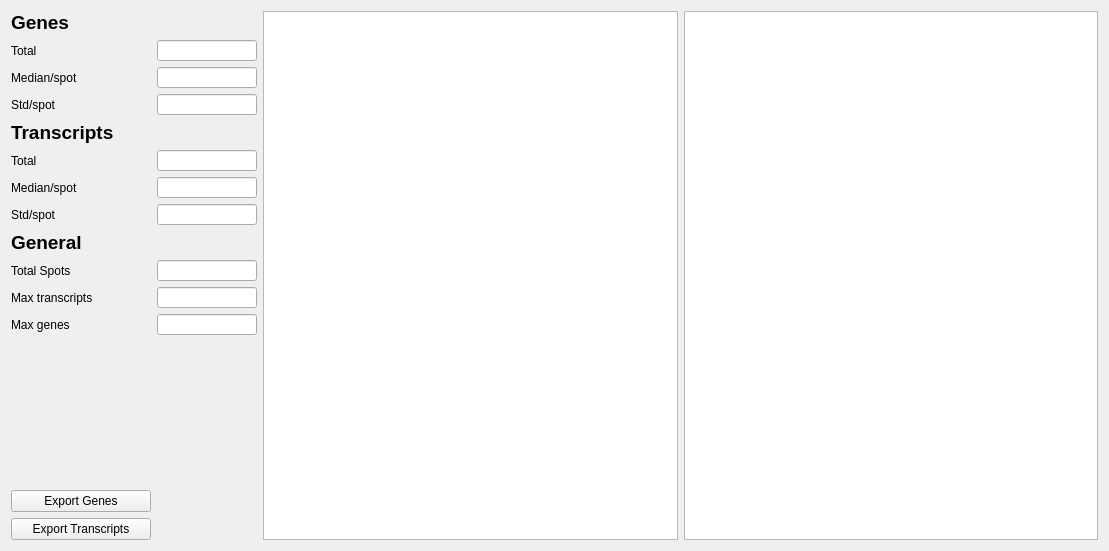
<?xml version="1.0" encoding="UTF-8"?>
<ui version="4.0">
 <class>analysisQC</class>
 <widget class="QWidget" name="analysisQC">
  <property name="geometry">
   <rect>
    <x>0</x>
    <y>0</y>
    <width>1109</width>
    <height>551</height>
   </rect>
  </property>
  <property name="maximumSize">
   <size>
    <width>1600</width>
    <height>1200</height>
   </size>
  </property>
  <property name="windowTitle">
   <string>QC Stats (all spots and genes)</string>
  </property>
  <property name="layoutDirection">
   <enum>Qt::LeftToRight</enum>
  </property>
  <property name="styleSheet">
   <string notr="true"/>
  </property>
  <layout class="QHBoxLayout" name="horizontalLayout_2">
   <item>
    <layout class="QGridLayout" name="gridLayout">
     <property name="sizeConstraint">
      <enum>QLayout::SetFixedSize</enum>
     </property>
     <item row="10" column="0">
      <widget class="QLabel" name="label_9">
       <property name="text">
        <string>Total Spots</string>
       </property>
      </widget>
     </item>
     <item row="7" column="1">
      <widget class="QLineEdit" name="medianTranscripts">
       <property name="minimumSize">
        <size>
         <width>100</width>
         <height>21</height>
        </size>
       </property>
       <property name="maximumSize">
        <size>
         <width>100</width>
         <height>21</height>
        </size>
       </property>
       <property name="mouseTracking">
        <bool>false</bool>
       </property>
       <property name="acceptDrops">
        <bool>false</bool>
       </property>
       <property name="toolTip">
        <string>The median of transcripts per spot</string>
       </property>
       <property name="statusTip">
        <string>The median of transcripts per spot</string>
       </property>
       <property name="text">
        <string/>
       </property>
       <property name="alignment">
        <set>Qt::AlignRight|Qt::AlignTrailing|Qt::AlignVCenter</set>
       </property>
       <property name="readOnly">
        <bool>true</bool>
       </property>
      </widget>
     </item>
     <item row="2" column="0">
      <widget class="QLabel" name="label_2">
       <property name="text">
        <string>Total</string>
       </property>
      </widget>
     </item>
     <item row="12" column="0">
      <widget class="QLabel" name="label_11">
       <property name="text">
        <string>Max genes</string>
       </property>
      </widget>
     </item>
     <item row="6" column="0">
      <widget class="QLabel" name="label_5">
       <property name="text">
        <string>Total</string>
       </property>
      </widget>
     </item>
     <item row="11" column="1">
      <widget class="QLineEdit" name="maxTranscripts">
       <property name="minimumSize">
        <size>
         <width>100</width>
         <height>21</height>
        </size>
       </property>
       <property name="maximumSize">
        <size>
         <width>100</width>
         <height>21</height>
        </size>
       </property>
       <property name="mouseTracking">
        <bool>false</bool>
       </property>
       <property name="acceptDrops">
        <bool>false</bool>
       </property>
       <property name="toolTip">
        <string>The maximum number of transcripts in a spot</string>
       </property>
       <property name="statusTip">
        <string>The maximum number of transcripts in a spot</string>
       </property>
       <property name="alignment">
        <set>Qt::AlignRight|Qt::AlignTrailing|Qt::AlignVCenter</set>
       </property>
       <property name="readOnly">
        <bool>true</bool>
       </property>
      </widget>
     </item>
     <item row="7" column="0">
      <widget class="QLabel" name="label_7">
       <property name="text">
        <string>Median/spot</string>
       </property>
      </widget>
     </item>
     <item row="3" column="1">
      <widget class="QLineEdit" name="medianGenes">
       <property name="minimumSize">
        <size>
         <width>100</width>
         <height>21</height>
        </size>
       </property>
       <property name="maximumSize">
        <size>
         <width>100</width>
         <height>21</height>
        </size>
       </property>
       <property name="mouseTracking">
        <bool>false</bool>
       </property>
       <property name="acceptDrops">
        <bool>false</bool>
       </property>
       <property name="toolTip">
        <string>The median os genes per spot</string>
       </property>
       <property name="statusTip">
        <string>The median os genes per spot</string>
       </property>
       <property name="alignment">
        <set>Qt::AlignRight|Qt::AlignTrailing|Qt::AlignVCenter</set>
       </property>
       <property name="readOnly">
        <bool>true</bool>
       </property>
      </widget>
     </item>
     <item row="10" column="1">
      <widget class="QLineEdit" name="totalSpots">
       <property name="minimumSize">
        <size>
         <width>100</width>
         <height>21</height>
        </size>
       </property>
       <property name="maximumSize">
        <size>
         <width>100</width>
         <height>21</height>
        </size>
       </property>
       <property name="mouseTracking">
        <bool>false</bool>
       </property>
       <property name="acceptDrops">
        <bool>false</bool>
       </property>
       <property name="toolTip">
        <string>The total number of spots</string>
       </property>
       <property name="statusTip">
        <string>The total number of spots</string>
       </property>
       <property name="alignment">
        <set>Qt::AlignRight|Qt::AlignTrailing|Qt::AlignVCenter</set>
       </property>
       <property name="readOnly">
        <bool>true</bool>
       </property>
      </widget>
     </item>
     <item row="5" column="0">
      <widget class="QLabel" name="label_8">
       <property name="font">
        <font>
         <pointsize>14</pointsize>
         <weight>75</weight>
         <bold>true</bold>
        </font>
       </property>
       <property name="text">
        <string>Transcripts</string>
       </property>
      </widget>
     </item>
     <item row="2" column="1">
      <widget class="QLineEdit" name="totalGenes">
       <property name="minimumSize">
        <size>
         <width>100</width>
         <height>21</height>
        </size>
       </property>
       <property name="maximumSize">
        <size>
         <width>100</width>
         <height>21</height>
        </size>
       </property>
       <property name="mouseTracking">
        <bool>false</bool>
       </property>
       <property name="acceptDrops">
        <bool>false</bool>
       </property>
       <property name="toolTip">
        <string>The total number of genes</string>
       </property>
       <property name="statusTip">
        <string>The total number of genes</string>
       </property>
       <property name="alignment">
        <set>Qt::AlignRight|Qt::AlignTrailing|Qt::AlignVCenter</set>
       </property>
       <property name="readOnly">
        <bool>true</bool>
       </property>
      </widget>
     </item>
     <item row="4" column="0">
      <widget class="QLabel" name="label_4">
       <property name="text">
        <string>Std/spot</string>
       </property>
      </widget>
     </item>
     <item row="8" column="0">
      <widget class="QLabel" name="label_6">
       <property name="text">
        <string>Std/spot</string>
       </property>
      </widget>
     </item>
     <item row="11" column="0">
      <widget class="QLabel" name="label_10">
       <property name="text">
        <string>Max transcripts</string>
       </property>
      </widget>
     </item>
     <item row="4" column="1">
      <widget class="QLineEdit" name="stdGenes">
       <property name="minimumSize">
        <size>
         <width>100</width>
         <height>21</height>
        </size>
       </property>
       <property name="maximumSize">
        <size>
         <width>100</width>
         <height>21</height>
        </size>
       </property>
       <property name="mouseTracking">
        <bool>false</bool>
       </property>
       <property name="acceptDrops">
        <bool>false</bool>
       </property>
       <property name="toolTip">
        <string>The standard deviation os genes per spot</string>
       </property>
       <property name="alignment">
        <set>Qt::AlignRight|Qt::AlignTrailing|Qt::AlignVCenter</set>
       </property>
       <property name="readOnly">
        <bool>true</bool>
       </property>
      </widget>
     </item>
     <item row="6" column="1">
      <widget class="QLineEdit" name="totalTranscripts">
       <property name="sizePolicy">
        <sizepolicy hsizetype="Expanding" vsizetype="Fixed">
         <horstretch>75</horstretch>
         <verstretch>21</verstretch>
        </sizepolicy>
       </property>
       <property name="minimumSize">
        <size>
         <width>100</width>
         <height>21</height>
        </size>
       </property>
       <property name="maximumSize">
        <size>
         <width>100</width>
         <height>21</height>
        </size>
       </property>
       <property name="mouseTracking">
        <bool>false</bool>
       </property>
       <property name="acceptDrops">
        <bool>false</bool>
       </property>
       <property name="toolTip">
        <string>The total number of transcripts</string>
       </property>
       <property name="statusTip">
        <string>The total number of transcripts</string>
       </property>
       <property name="text">
        <string/>
       </property>
       <property name="alignment">
        <set>Qt::AlignRight|Qt::AlignTrailing|Qt::AlignVCenter</set>
       </property>
       <property name="readOnly">
        <bool>true</bool>
       </property>
      </widget>
     </item>
     <item row="3" column="0">
      <widget class="QLabel" name="label_3">
       <property name="text">
        <string>Median/spot</string>
       </property>
      </widget>
     </item>
     <item row="8" column="1">
      <widget class="QLineEdit" name="stdTranscripts">
       <property name="minimumSize">
        <size>
         <width>100</width>
         <height>21</height>
        </size>
       </property>
       <property name="maximumSize">
        <size>
         <width>100</width>
         <height>21</height>
        </size>
       </property>
       <property name="toolTip">
        <string>The standard deviation of transcripts per spot</string>
       </property>
       <property name="statusTip">
        <string>The standard deviation of transcripts per spot</string>
       </property>
       <property name="text">
        <string/>
       </property>
       <property name="alignment">
        <set>Qt::AlignRight|Qt::AlignTrailing|Qt::AlignVCenter</set>
       </property>
       <property name="readOnly">
        <bool>true</bool>
       </property>
      </widget>
     </item>
     <item row="9" column="0">
      <widget class="QLabel" name="label_12">
       <property name="font">
        <font>
         <pointsize>14</pointsize>
         <weight>75</weight>
         <bold>true</bold>
        </font>
       </property>
       <property name="text">
        <string>General</string>
       </property>
      </widget>
     </item>
     <item row="12" column="1">
      <widget class="QLineEdit" name="maxGenes">
       <property name="minimumSize">
        <size>
         <width>100</width>
         <height>21</height>
        </size>
       </property>
       <property name="maximumSize">
        <size>
         <width>100</width>
         <height>21</height>
        </size>
       </property>
       <property name="mouseTracking">
        <bool>false</bool>
       </property>
       <property name="acceptDrops">
        <bool>false</bool>
       </property>
       <property name="toolTip">
        <string>The maximum number of genes in a spot</string>
       </property>
       <property name="statusTip">
        <string>The maximum number of genes in a spot</string>
       </property>
       <property name="alignment">
        <set>Qt::AlignRight|Qt::AlignTrailing|Qt::AlignVCenter</set>
       </property>
       <property name="readOnly">
        <bool>true</bool>
       </property>
      </widget>
     </item>
     <item row="14" column="0">
      <widget class="QPushButton" name="exportGenes">
       <property name="minimumSize">
        <size>
         <width>140</width>
         <height>0</height>
        </size>
       </property>
       <property name="maximumSize">
        <size>
         <width>140</width>
         <height>16777215</height>
        </size>
       </property>
       <property name="cursor">
        <cursorShape>PointingHandCursor</cursorShape>
       </property>
       <property name="toolTip">
        <string>Eport the genes' histogram to a file</string>
       </property>
       <property name="statusTip">
        <string>Eport the genes' histogram to a file</string>
       </property>
       <property name="text">
        <string>Export Genes</string>
       </property>
      </widget>
     </item>
     <item row="15" column="0">
      <widget class="QPushButton" name="exportTranscripts">
       <property name="minimumSize">
        <size>
         <width>140</width>
         <height>0</height>
        </size>
       </property>
       <property name="maximumSize">
        <size>
         <width>140</width>
         <height>16777215</height>
        </size>
       </property>
       <property name="cursor">
        <cursorShape>PointingHandCursor</cursorShape>
       </property>
       <property name="toolTip">
        <string>Eport the transcripts' histogram to a file</string>
       </property>
       <property name="statusTip">
        <string>Eport the transcritps' histogram to a file</string>
       </property>
       <property name="text">
        <string>Export Transcripts</string>
       </property>
      </widget>
     </item>
     <item row="1" column="0">
      <widget class="QLabel" name="label">
       <property name="font">
        <font>
         <pointsize>14</pointsize>
         <weight>75</weight>
         <bold>true</bold>
        </font>
       </property>
       <property name="text">
        <string>Genes</string>
       </property>
      </widget>
     </item>
     <item row="13" column="0">
      <spacer name="verticalSpacer">
       <property name="orientation">
        <enum>Qt::Vertical</enum>
       </property>
       <property name="sizeHint" stdset="0">
        <size>
         <width>20</width>
         <height>40</height>
        </size>
       </property>
      </spacer>
     </item>
    </layout>
   </item>
   <item>
    <layout class="QHBoxLayout" name="horizontalLayout">
     <property name="sizeConstraint">
      <enum>QLayout::SetMaximumSize</enum>
     </property>
     <item>
      <widget class="ChartView" name="genesPlot">
       <property name="minimumSize">
        <size>
         <width>400</width>
         <height>200</height>
        </size>
       </property>
      </widget>
     </item>
     <item>
      <widget class="ChartView" name="transcriptsPlot">
       <property name="minimumSize">
        <size>
         <width>400</width>
         <height>200</height>
        </size>
       </property>
      </widget>
     </item>
    </layout>
   </item>
  </layout>
 </widget>
 <customwidgets>
  <customwidget>
   <class>ChartView</class>
   <extends>QGraphicsView</extends>
   <header>analysis/ChartView.h</header>
  </customwidget>
 </customwidgets>
 <resources/>
 <connections/>
</ui>
